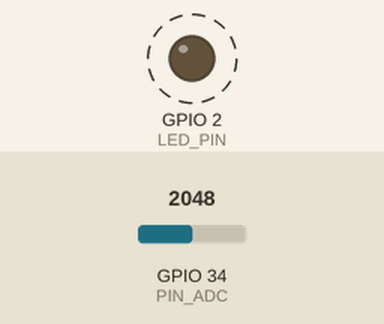
Simulated run of this sketch. Board: ESP32. Shown: output pins drawn as LEDs (lit = HIGH). Dashed ring = blinking. Inputs (shaded band) come from the test bench; at power-on: GPIO 34 (PIN_ADC) = 2048. A WiFi scan finds three made-up networks; what the sketch prints to the serial monitor is not drawn.

Above: at 3.2 s.
Timing chart, 0 to 5.6 s (numbered marks = the images above):
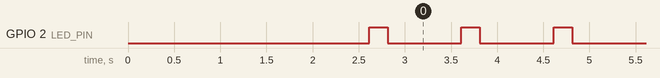

The sketch:

esp32_ch340c_test.ino
```cpp
/*
 * ESP32 USB-C CH340C - Test de placa
 *
 * Verifica que la placa este viva: parpadea el LED, imprime info del chip
 * (incluido el tamano real de la flash), lee el ADC1 y escanea redes WiFi.
 *
 * No necesita nada conectado.
 */

#include <WiFi.h>

#define LED_PIN 2        // LED de la placa en la mayoria de estas placas
#define PIN_ADC 34       // GPIO34 = ADC1_CH6. ADC1 anda con WiFi encendido

void setup() {
  Serial.begin(115200);
  delay(500);

  pinMode(LED_PIN, OUTPUT);

  Serial.println();
  Serial.println("=== ESP32 USB-C CH340C ===");
  Serial.print("Chip:      ");
  Serial.println(ESP.getChipModel());
  Serial.print("Revision:  ");
  Serial.println(ESP.getChipRevision());
  Serial.print("Nucleos:   ");
  Serial.println(ESP.getChipCores());
  Serial.print("CPU:       ");
  Serial.print(getCpuFrequencyMhz());
  Serial.println(" MHz");

  // Sirve para saber si tu lote trae 4, 8 o 16 MB
  Serial.print("Flash:     ");
  Serial.print(ESP.getFlashChipSize() / (1024 * 1024));
  Serial.println(" MB");

  Serial.print("RAM libre: ");
  Serial.print(ESP.getFreeHeap());
  Serial.println(" bytes");
  Serial.print("MAC:       ");
  Serial.println(WiFi.macAddress());

  Serial.println("\nEscaneando WiFi...");
  WiFi.mode(WIFI_STA);
  WiFi.disconnect();
  delay(100);

  int n = WiFi.scanNetworks();
  if (n == 0) {
    Serial.println("  No se encontraron redes.");
  } else {
    Serial.print("  ");
    Serial.print(n);
    Serial.println(" redes:");
    for (int i = 0; i < n && i < 10; i++) {
      Serial.print("   ");
      Serial.print(WiFi.SSID(i));
      Serial.print("  ");
      Serial.print(WiFi.RSSI(i));
      Serial.println(" dBm");
    }
  }
  Serial.println();
}

void loop() {
  digitalWrite(LED_PIN, HIGH);
  delay(200);
  digitalWrite(LED_PIN, LOW);
  delay(800);

  // GPIO34 es solo-entrada y no tiene pull interno: sin nada conectado
  // la lectura flota, es normal que salte
  int lectura = analogRead(PIN_ADC);
  Serial.print("ADC GPIO34: ");
  Serial.print(lectura);
  Serial.print("  (");
  Serial.print(lectura * 3.3 / 4095.0, 2);
  Serial.println(" V aprox)");
}
```

Measured:
- by itself, GPIO 2 (LED_PIN): alternates HIGH for 0.20 s and LOW for 0.80 s
